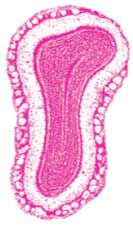
#> input picture Lab5/Testing/Hist-Level-01.jpg, 133 x 226 px; its folder holds only this picture in this run
$ python lab5.py   (Python 2 division)   (older library calls are emulated)
#> lines starting #> are read from the running program, lines starting #| are printed output that depends on the picture
### Lab5/lib_segment.py
# -*- coding: utf-8 -*-
"""
Course: CS 4365/5354 [Computer Vision]
Author: Jose Perez [ID: 80473954]
Assignment: Lab 5
Instructor: Olac Fuentes
"""
import numpy as np

# [39 lines left out: functions segment_label, segment_ncut2, not called in this run]

# Size of images for eigenvector calculation
WID = 75
def segment_ncut(im, k):
    from lib_ncut import ncut_graph_matrix, cluster
    from scipy.misc import imresize
    global WID

    (w, h) = im.shape[:2]

    # Resize image to (wid,wid) for fast eigenvector calculation
    rim = imresize(im,(WID,WID),interp='bilinear')
    rim = np.array(rim,'f')

    # Create normalized cut matrix
    A = ncut_graph_matrix(rim,sigma_d=1,sigma_g=.0004)

    # Cluster
    code, V = cluster(A,k,ndim=3)

    # Reshape to original image size
    codeim = imresize(code.reshape(WID,WID),(w,h),interp='nearest')

    return codeim

# [36 lines of commented-out code are left out]

### Lab5/lib_ncut.py
# -*- coding: utf-8 -*-
"""
Course: CS 4365/5354 [Computer Vision]
Author: Jose Perez [ID: 80473954]
Assignment: Lab 5
Instructor: Olac Fuentes
"""
import numpy as np
def ncut_graph_matrix(im,sigma_d=1e2,sigma_g=1e-2):
    """ Create matrix for normalized cut. The parameters are
    the weights for pixel distance and pixel similarity. """
    m,n = im.shape[:2]
    N = m*n
    # normalize and create feature vector of RGB or grayscale
    if len(im.shape)==3:
        for i in range(3):
            im[:,:,i] = im[:,:,i] / im[:,:,i].max()
        vim = im.reshape((-1,3))
    else:
        im = im / im.max()
        vim = im.flatten()

    # x,y coordinates for distance computation
    xx,yy = np.meshgrid(range(n),range(m))
    x,y = xx.flatten(),yy.flatten()
    # create matrix with edge weights
    W = np.zeros((N,N),'f')
    for i in range(N):
        for j in range(i,N):
            d = (x[i]-x[j])**2 + (y[i]-y[j])**2
            W[i,j] = W[j,i] = np.exp(-1.0*sum((vim[i]-vim[j])**2)/sigma_g) * np.exp(-d/sigma_d)
    return W

from scipy.cluster.vq import whiten, vq, kmeans
# [19 lines left out: function cluster, not called in this run]

### Lab5/lab5.py
# -*- coding: utf-8 -*-
"""
Course: CS 4365/5354 [Computer Vision]
Author: Jose Perez [ID: 80473954]
Assignment: Lab 5
Instructor: Olac Fuentes
"""
from timeit import default_timer as timer
from PIL import Image
from lib_segment import segment_label, segment_ncut, segment_ncut2

import numpy as np
import pylab as plt
import os

# Number of images
IMAGES = 10

# Image folder
DIR = "Testing"

# Prefix for histological cut images
PREFIX = "Hist-Level-"

# Prefix for atlas images
ATLAS_PREFIX = "Complete-Atlas-Level-"

# Image extension
EXT = ".jpg"

# {NCUT, NCUT2 (Experimental), LABEL}
SEGMENTATION = "NCUT"

# Number of clusters for each level starting at level 1
############## 0, 1, 2, 3, 4, 5, 6, 7, 8, 9,10,11,12,13,14,15,16,17,18,19,20,21,22,23,24
K = np.array([-1, 3, 4, 4, 6, 4, 4, 4, 4, 4, 4, 4, 4, 4, 4, 4, 4, 4, 4, 4, 4, 4, 4, 4, 4])

# Set the decimals for the timer results
DECIMALS = '{:.3f}'

NCOLS = 2
NROWS = (IMAGES / NCOLS) * 2
LAST_FIGURE = 1

figure = plt.figure(figsize=(5, 25))
figure.suptitle("Segmentation using " + SEGMENTATION, fontsize=20)

program_start = timer()
for index in range(1, IMAGES):
    start_time = timer()

    # ZFill(2) adds a leading zero in front
    filename = PREFIX + str(index).zfill(2) + EXT
    path = os.path.join(DIR, filename)
    #atlas_path = os.path.join(DIR, ATLAS_PREFIX + str(index).zfill(2) + EXT)
    print "Processing: ", path

    # Load images
    im = np.array(Image.open(path))
#> im is the input picture: shape (226, 133, 3); mean R, G, B 242.3, 185.3, 217.5
    im_g = np.array(Image.open(path).convert("L"))
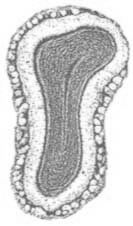
#> im_g: shape (226, 133); min 89, max 255, mean 206
    #im_atlas = np.array(Image.open(atlas_path))

    # Segment
    if SEGMENTATION == "LABEL":
        segment = segment_label(im_g)
    elif SEGMENTATION == "NCUT2":
        segment = segment_ncut2(im)
    else:
        temp = im
        segment = segment_ncut(temp, K[index])
#> in segment_ncut, `rim = imresize(im,(WID,WID),interp='bilinear')`:
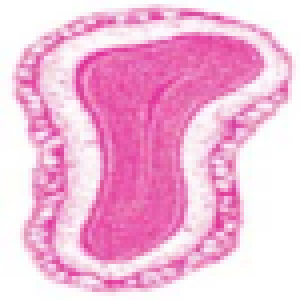
#> rim: shape (75, 75, 3) (shown 4 times larger); mean R, G, B 242.3, 185.3, 217.5
#> (the run stopped early here; a loop or call above may not have finished)
